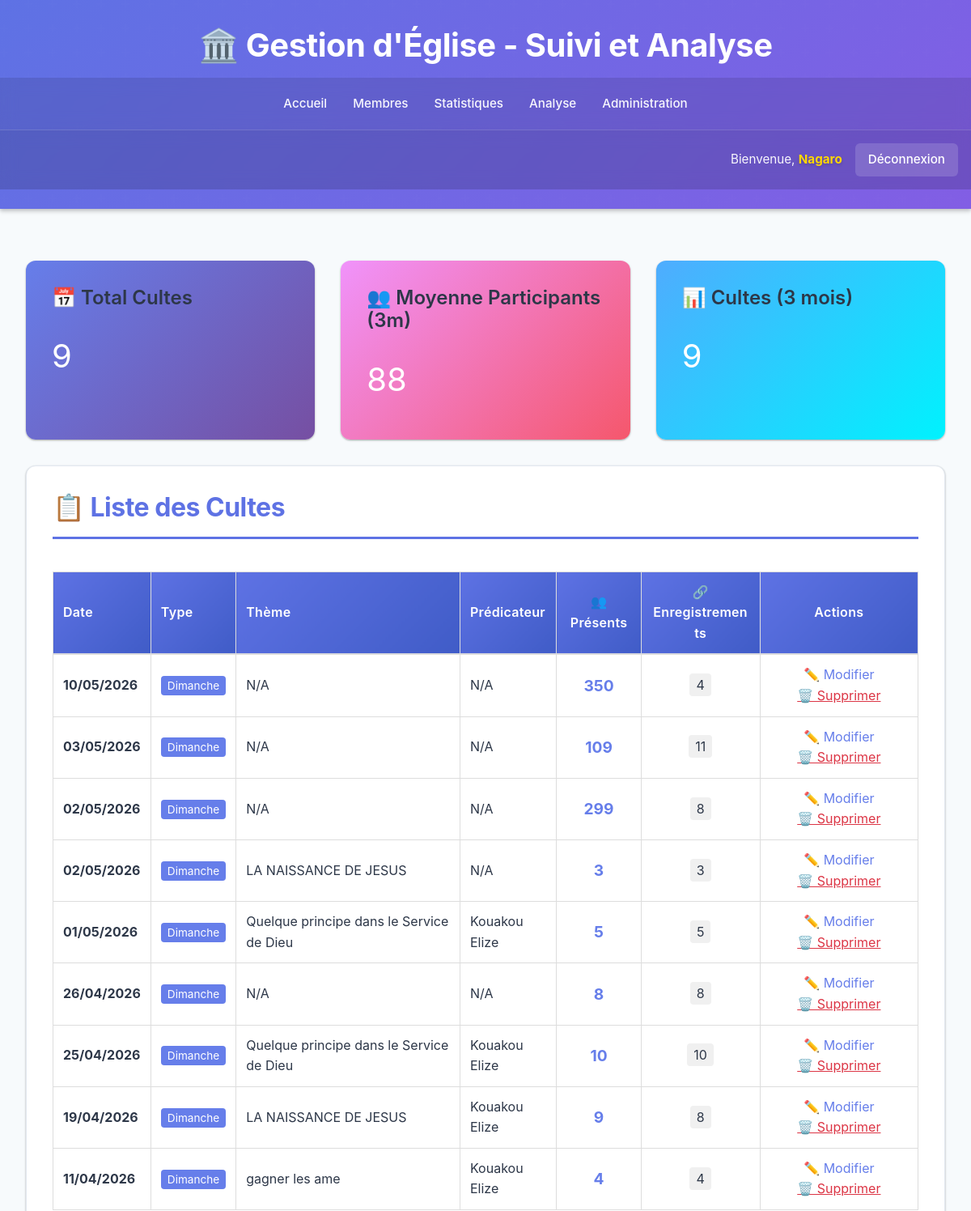
The page /cultes/ (signed in, upper part) on the database as committed earlier.
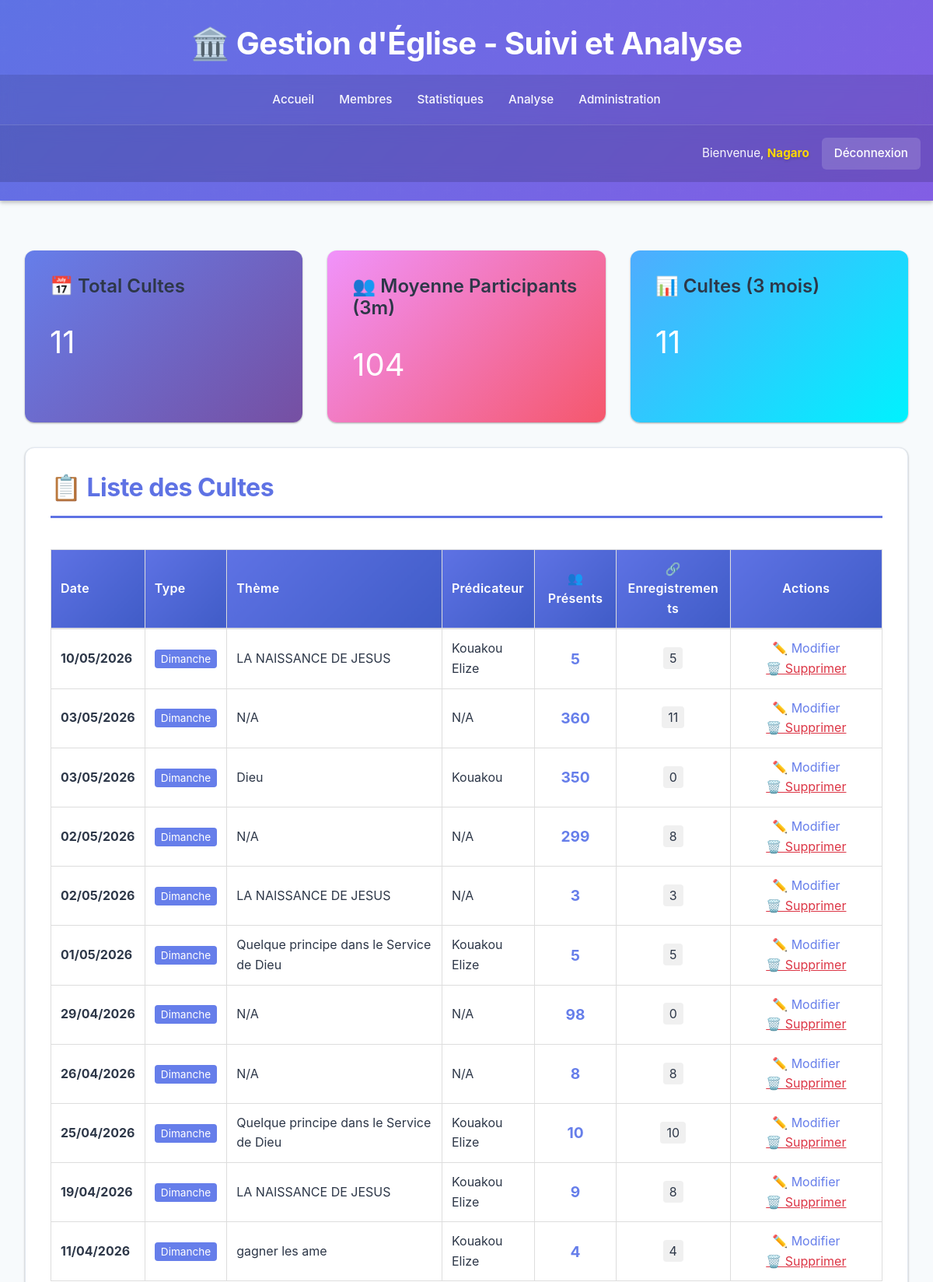
The same page on the database as committed later.
### eglise/models.py (models this page shows, shortened)
class Culte(models.Model):
    TYPE_CULTE_CHOICES = (
        ('dimanche', 'Dimanche'),
        ('mercredi', 'Mercredi'),
        ('special', 'Spécial'),
        ('autre', 'Autre'),
    )
    date = models.DateField()
    type_culte = models.CharField(max_length=20, choices=TYPE_CULTE_CHOICES, default='dimanche')
    theme = models.CharField(max_length=255, blank=True, null=True)
    predicateur = models.CharField(max_length=100, blank=True, null=True)
    nombre_participants = models.IntegerField(default=0)
    nombre_nouveaux = models.IntegerField(default=0)
    notes = models.TextField(blank=True, null=True)
    date_creation = models.DateTimeField(auto_now_add=True)
    class Meta:
        ordering = ['-date']

### eglise/culte_views.py (the view, shortened to what this page needs)
# urls.py: path('cultes/', culte_views.CulteListView.as_view(), name='culte_list'),
class CulteListView(LoginRequiredMixin, TemplateView):
    template_name = 'eglise/culte_list.html'
    def dispatch(self, request, *args, **kwargs):
        if not request.user.is_authenticated:
            return redirect('eglise:login')
        if request.user.is_superuser:
            return super().dispatch(request, *args, **kwargs)
    def get_context_data(self, **kwargs):
        context = super().get_context_data(**kwargs)
        cultes = Culte.objects.all().order_by('-date')
        for culte in cultes:
            culte.nombre_enregistrements = Presence.objects.filter(culte=culte).count()
        context['cultes'] = cultes
        context['form'] = CulteForm()
        context['page_title'] = '📈 Gestion des Cultes - Statistiques'
        cultes_3m = Culte.objects.filter(date__gte=timezone.now().date() - timedelta(days=90))
        context['stats'] = {
            'total_cultes': Culte.objects.count(),
            'total_cultes_3m': cultes_3m.count(),
            'moyenne_participants': int(cultes_3m.aggregate(avg=Avg('nombre_participants'))['avg'] or 0),
        }
        return context

### eglise/templates/eglise/culte_list.html (shortened to what this page needs)
{% extends 'eglise/base.html' %}
{% block content %}
<div class="grid">
    <div class="card" style="background: linear-gradient(135deg, #667eea 0%, #764fa2 100%); color: white; border: none;">
        <h3>📅 Total Cultes</h3>
        <p style="font-size: 2.5em; margin: 10px 0;">{{ stats.total_cultes }}</p>
    </div>
    <div class="card" style="background: linear-gradient(135deg, #f093fb 0%, #f5576c 100%); color: white; border: none;">
        <h3>👥 Moyenne Participants (3m)</h3>
        <p style="font-size: 2.5em; margin: 10px 0;">{{ stats.moyenne_participants }}</p>
    </div>
    <div class="card" style="background: linear-gradient(135deg, #4facfe 0%, #00f2fe 100%); color: white; border: none;">
        <h3>📊 Cultes (3 mois)</h3>
        <p style="font-size: 2.5em; margin: 10px 0;">{{ stats.total_cultes_3m }}</p>
    </div>
</div>
<div class="card">
    <h2>📋 Liste des Cultes</h2>
    {% if cultes %}
    <table style="width: 100%; border-collapse: collapse;">
        <thead style="background: #f5f5f5; border-bottom: 2px solid #ddd;">
            <tr>
                <th style="padding: 12px; text-align: left; border: 1px solid #ddd;">Date</th>
                <th style="padding: 12px; text-align: left; border: 1px solid #ddd;">Type</th>
                <th style="padding: 12px; text-align: left; border: 1px solid #ddd;">Thème</th>
                <th style="padding: 12px; text-align: left; border: 1px solid #ddd;">Prédicateur</th>
                <th style="padding: 12px; text-align: center; border: 1px solid #ddd;">👥 Présents</th>
                <th style="padding: 12px; text-align: center; border: 1px solid #ddd;">🔗 Enregistrements</th>
                <th style="padding: 12px; text-align: center; border: 1px solid #ddd;">Actions</th>
            </tr>
        </thead>
        <tbody>
            {% for culte in cultes %}
            <tr style="border-bottom: 1px solid #ddd; hover-effect;">
                <td style="padding: 12px; border: 1px solid #ddd;">
                    <strong>{{ culte.date|date:"d/m/Y" }}</strong>
                </td>
                <td style="padding: 12px; border: 1px solid #ddd;">
                    <span style="background: #667eea; color: white; padding: 4px 8px; border-radius: 4px; font-size: 0.85em;">
                        {{ culte.get_type_culte_display }}
                    </span>
                </td>
                <td style="padding: 12px; border: 1px solid #ddd;">
                    {{ culte.theme|default:"N/A" }}
                </td>
                <td style="padding: 12px; border: 1px solid #ddd;">
                    {{ culte.predicateur|default:"N/A" }}
                </td>
                <td style="padding: 12px; border: 1px solid #ddd; text-align: center;">
                    <strong style="font-size: 1.2em; color: #667eea;">{{ culte.nombre_participants }}</strong>
                </td>
                <td style="padding: 12px; border: 1px solid #ddd; text-align: center;">
                    <span style="background: #f0f0f0; padding: 4px 8px; border-radius: 4px;">
                        {{ culte.nombre_enregistrements }}
                    </span>
                </td>
                <td style="padding: 12px; border: 1px solid #ddd; text-align: center;">
                    <a href="{% url 'eglise:culte_update' culte.id %}" style="color: #667eea; text-decoration: none; margin: 0 5px;">✏️ Modifier</a>
                    <form method="post" action="{% url 'eglise:culte_delete' culte.id %}" style="display: inline;" onsubmit="return confirm('Êtes-vous sûr?');">
                        <button type="submit" style="background: none; border: none; color: #dc3545; cursor: pointer; text-decoration: underline;">🗑️ Supprimer</button>
                    </form>
                </td>
            </tr>
            {% endfor %}
        </tbody>
    </table>
    {% else %}
    <div style="padding: 20px; text-align: center; background: #f9f9f9; border-radius: 4px;">
        <p style="color: #999;">Aucun culte enregistré. <a href="{% url 'eglise:culte_create' %}" style="color: #667eea;">Créer le premier</a></p>
    </div>
    {% endif %}
</div>
{% endblock %}

Rows that differ between the two databases and show on the page:
changed Culte (number 1 of 11 on the later page): theme "N/A" → "LA NAISSANCE DE JESUS"; predicateur "N/A" → "Kouakou Elize"; nombre_participants "350" → "5"; nombre_enregistrements "4" → "5"
changed Culte (number 2 of 11 on the later page): nombre_participants "109" → "360"
added Culte: date "03/05/2026", type_culte "Dimanche", theme "Dieu", predicateur "Kouakou", nombre_participants "350", nombre_enregistrements "0"
added Culte: date "29/04/2026", type_culte "Dimanche", theme "N/A", predicateur "N/A", nombre_participants "98", nombre_enregistrements "0"
Other text that changed with them:
{{ stats.total_cultes }}: "9" → "11"
{{ stats.moyenne_participants }}: "88" → "104"
{{ stats.total_cultes_3m }}: "9" → "11"
